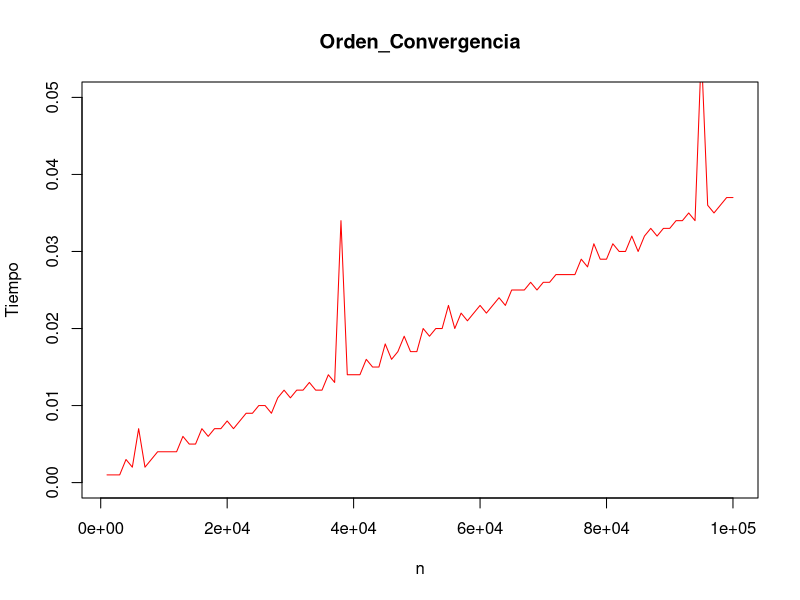

Write R code to recreate this figure.
#Raices de una Ecuacion 2
rm(list=ls())
n<-100000
valn<-c()
valn2<-c()
cont<-1000
tiempos<-c()
repeat{
  t<-proc.time()
  cont2<-1
  acum<-0
  repeat{
    acum<-acum+cont2^2
    cont2<-cont2+1
    if(cont2>cont) break
  }
  valn<-c(valn,cont)
  valn2<-c(valn2,acum)
  temp<-proc.time()-t
  tiempos<-c(tiempos,temp[["elapsed"]])
  cont<-cont+1000
  if(cont>n) break
}
datos<-data.frame("n"=valn,"Tiempos"=tiempos)
print(datos)
plot(valn,tiempos,main="Orden_Convergencia",xlab="n",ylab="Tiempo",ylim=c(0,0.05),type="l",col="red")
#---------------------------------------------------